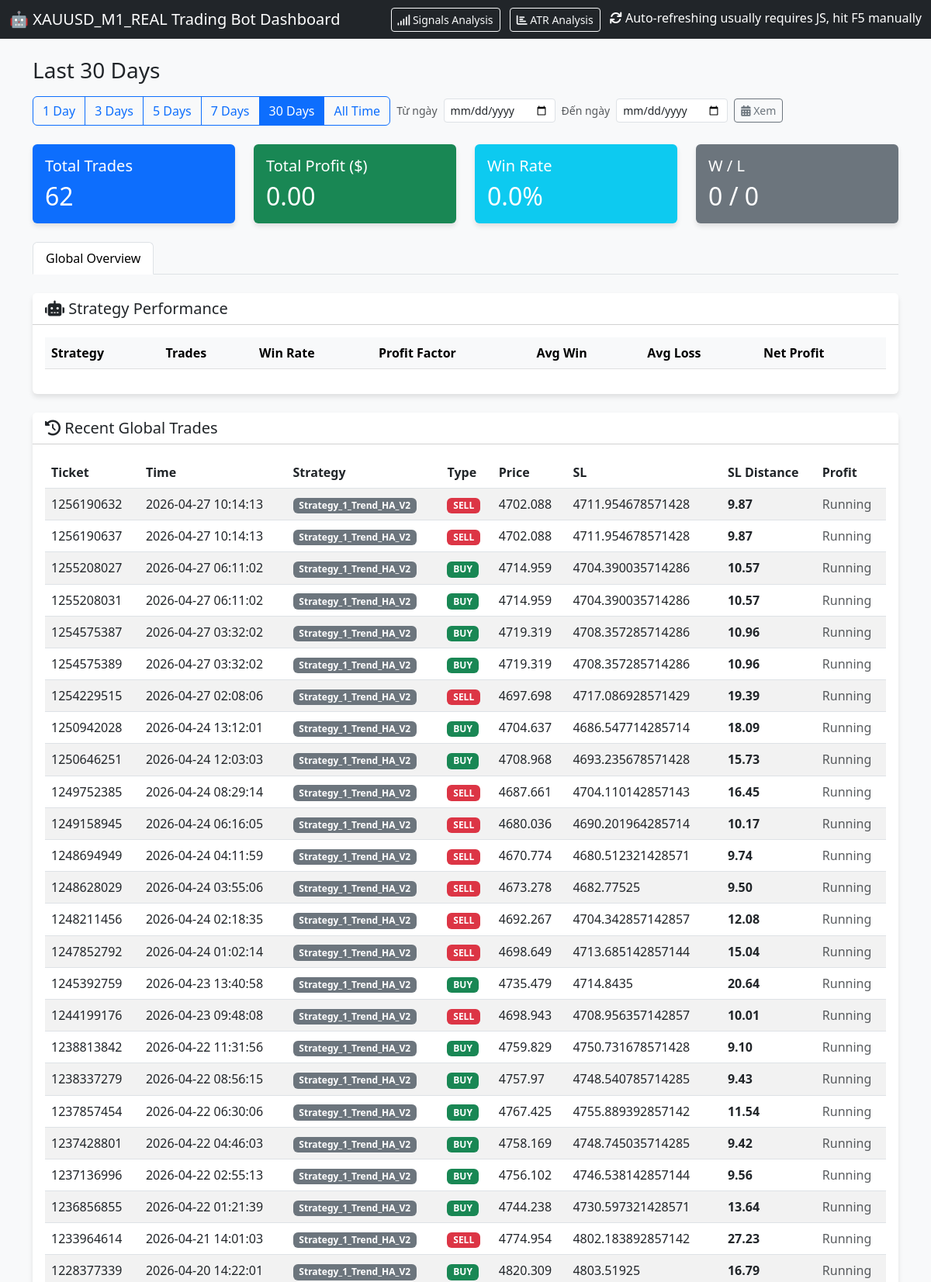
The page / (upper part) on the database its author committed.
### tables this page shows
CREATE TABLE orders (
                ticket INTEGER PRIMARY KEY,
                strategy_name TEXT,
                symbol TEXT,
                order_type TEXT,
                volume REAL,
                open_price REAL,
                sl REAL,
                tp REAL,
                open_time DATETIME,
                close_price REAL,
                profit REAL,
                comment TEXT
            , account_id INTEGER DEFAULT 0);

### dashboard.py (the view, shortened to what this page needs)
@app.route('/')
def index():
    cur = get_db().cursor()
    from_date_param = request.args.get('from_date', '').strip()
    to_date_param = request.args.get('to_date', '').strip()
    days_param = request.args.get('days', '30')
    if from_date_param and to_date_param:
        parsed = _parse_date_range(from_date_param, to_date_param)
        if parsed:
            cutoff_date, end_str, filter_label = parsed
            cutoff_str = cutoff_date.strftime("%Y-%m-%d %H:%M:%S")
            current_filter = 'range'
            cur.execute(
                "SELECT * FROM orders WHERE open_time >= ? AND open_time <= ? ORDER BY open_time DESC",
                (cutoff_str, end_str)
            )
            orders = cur.fetchall()
            cur.execute(
                "SELECT * FROM signals WHERE timestamp >= ? AND timestamp <= ? ORDER BY timestamp DESC LIMIT 50",
                (cutoff_str, end_str)
            )
            signals = cur.fetchall()
        else:
            from_date_param = ''
            to_date_param = ''
            parsed = None
    else:
        parsed = None
    if parsed is None:
        if days_param == "all":
            days = 36500
            filter_label = "All Time"
            current_filter = "all"
        else:
            try:
                days = int(days_param)
                filter_label = f"Last {days} Days"
            except Exception:
                days = 30
                filter_label = "Last 30 Days"
            current_filter = days_param
        cutoff_date = datetime.now() - timedelta(days=days)
        cutoff_str = cutoff_date.strftime("%Y-%m-%d %H:%M:%S")
        cur.execute("SELECT * FROM orders WHERE open_time >= ? ORDER BY open_time DESC", (cutoff_str,))
        orders = cur.fetchall()
        cur.execute("SELECT * FROM signals ORDER BY timestamp DESC LIMIT 50")
        signals = cur.fetchall()
    total_trades = len(orders)
    total_profit = sum([o['profit'] for o in orders if o['profit'] is not None])
    wins = len([o for o in orders if o['profit'] is not None and o['profit'] > 0])
    losses = len([o for o in orders if o['profit'] is not None and o['profit'] < 0])
    win_rate = (wins / total_trades * 100) if total_trades > 0 else 0
    cur.execute("SELECT DISTINCT strategy_name FROM orders")
    strategies = [row['strategy_name'] for row in cur.fetchall()]
    bot_stats = []
    for strat in strategies:
        s_orders = [o for o in orders if o['strategy_name'] == strat and o['profit'] is not None]
        s_total = len(s_orders)
        if s_total == 0: continue
    desired_order = [
        "Strategy_1_Trend_HA",
        "Strategy_1_Trend_HA_V1.1",
        "Strategy_1_Trend_HA_V2",
        "Strategy_1_Trend_HA_V3",
        "Strategy_4_UT_Bot",
        "Strategy_2_EMA_ATR",
        "Strategy_5_Filter_First"
    ]
    bot_stats = [b for b in bot_stats if b['raw_name'] in desired_order]
    bot_stats.sort(key=lambda x: desired_order.index(x['raw_name']))
    return render_template('index.html',
                           orders=orders,
                           signals=signals,
                           total_trades=total_trades,
                           total_profit=total_profit,
                           win_rate=win_rate,
                           wins=wins,
                           losses=losses,
                           bot_stats=bot_stats,
                           current_filter=current_filter,
                           filter_label=filter_label,
                           from_date=from_date_param if from_date_param else '',
                           to_date=to_date_param if to_date_param else '')

### dashboard.py (called while the page is built)
def get_db():
    db = getattr(g, '_database', None)
    if db is None:
        db = g._database = sqlite3.connect(DB_PATH)
        db.row_factory = sqlite3.Row
    return db

@app.teardown_appcontext
def close_connection(exception):
    db = getattr(g, '_database', None)
    if db is not None:
        db.close()

### templates/index.html (shortened to what this page needs)
<!DOCTYPE html>
<html lang="en">
<head>
    <link href="https://cdn.jsdelivr.net/npm/bootstrap@5.3.0/dist/css/bootstrap.min.css" rel="stylesheet">
    <link href="https://cdnjs.cloudflare.com/ajax/libs/font-awesome/6.0.0/css/all.min.css" rel="stylesheet">
</head>
<body>
    <nav class="navbar navbar-dark bg-dark mb-4">
        <div class="container-fluid">
            <span class="navbar-brand mb-0 h1">🤖 XAUUSD_M1_REAL Trading Bot Dashboard</span>
            <div>
                <a href="/signals" class="btn btn-outline-light btn-sm me-2">
                    <i class="fas fa-signal"></i> Signals Analysis
                </a>
                <a href="/atr_analysis" class="btn btn-outline-light btn-sm me-2">
                    <i class="fas fa-chart-bar"></i> ATR Analysis
                </a>
                <span class="text-white"><i class="fas fa-sync"></i> Auto-refreshing usually requires JS, hit F5
                    manually</span>
            </div>
        </div>
    </nav>
    <div class="container mb-4">
        <div class="d-flex flex-wrap justify-content-between align-items-center gap-3">
            <h3 class="mb-0">{{ filter_label }}</h3>
            <div class="d-flex flex-wrap align-items-center gap-2">
                <div class="btn-group" role="group">
                    <a href="/?days=1" class="btn btn-outline-primary {% if current_filter == '1' %}active{% endif %}">1 Day</a>
                    <a href="/?days=3" class="btn btn-outline-primary {% if current_filter == '3' %}active{% endif %}">3 Days</a>
                    <a href="/?days=5" class="btn btn-outline-primary {% if current_filter == '5' %}active{% endif %}">5 Days</a>
                    <a href="/?days=7" class="btn btn-outline-primary {% if current_filter == '7' %}active{% endif %}">7 Days</a>
                    <a href="/?days=30" class="btn btn-outline-primary {% if current_filter == '30' %}active{% endif %}">30 Days</a>
                    <a href="/?days=all" class="btn btn-outline-primary {% if current_filter == 'all' %}active{% endif %}">All Time</a>
                </div>
                <form class="d-flex align-items-center gap-2 flex-wrap" method="get" action="/" style="max-width: 100%;">
                    <label class="form-label mb-0 small text-muted">Từ ngày</label>
                    <input type="date" name="from_date" class="form-control form-control-sm" style="width: auto;" value="{{ from_date }}">
                    <label class="form-label mb-0 small text-muted">Đến ngày</label>
                    <input type="date" name="to_date" class="form-control form-control-sm" style="width: auto;" value="{{ to_date }}">
                    <button type="submit" class="btn btn-sm {% if current_filter == 'range' %}btn-primary{% else %}btn-outline-secondary{% endif %}">
                        <i class="fas fa-calendar-alt"></i> Xem
                    </button>
                </form>
            </div>
        </div>
    </div>
    <div class="container">
        <div class="row mb-4">
            <div class="col-md-3">
                <div class="card bg-primary text-white">
                    <div class="card-body">
                        <h5 class="card-title">Total Trades</h5>
                        <h2 class="card-text">{{ total_trades }}</h2>
                    </div>
                </div>
            </div>
            <div class="col-md-3">
                <div class="card {% if total_profit >= 0 %}bg-success{% else %}bg-danger{% endif %} text-white">
                    <div class="card-body">
                        <h5 class="card-title">Total Profit ($)</h5>
                        <h2 class="card-text">{{ "%.2f"|format(total_profit) }}</h2>
                    </div>
                </div>
            </div>
            <div class="col-md-3">
                <div class="card bg-info text-white">
                    <div class="card-body">
                        <h5 class="card-title">Win Rate</h5>
                        <h2 class="card-text">{{ "%.1f"|format(win_rate) }}%</h2>
                    </div>
                </div>
            </div>
            <div class="col-md-3">
                <div class="card bg-secondary text-white">
                    <div class="card-body">
                        <h5 class="card-title">W / L</h5>
                        <h2 class="card-text">{{ wins }} / {{ losses }}</h2>
                    </div>
                </div>
            </div>
        </div>
        <ul class="nav nav-tabs mb-4" id="myTab" role="tablist">
            <li class="nav-item" role="presentation">
                <button class="nav-link active" id="overview-tab" data-bs-toggle="tab" data-bs-target="#overview"
                    type="button" role="tab" aria-controls="overview" aria-selected="true">Global Overview</button>
            </li>
        </ul>
        <div class="tab-content" id="myTabContent">
            <div class="tab-pane fade show active" id="overview" role="tabpanel" aria-labelledby="overview-tab">
                <div class="card mb-4">
                    <div class="card-header bg-white">
                        <h5 class="mb-0"><i class="fas fa-robot"></i> Strategy Performance</h5>
                    </div>
                    <div class="card-body">
                        <div class="table-responsive">
                            <table class="table table-hover align-middle">
                                <thead class="table-light">
                                    <tr>
                                        <th>Strategy</th>
                                        <th>Trades</th>
                                        <th>Win Rate</th>
                                        <th>Profit Factor</th>
                                        <th>Avg Win</th>
                                        <th>Avg Loss</th>
                                        <th>Net Profit</th>
                                    </tr>
                                </thead>
                            </table>
                        </div>
                    </div>
                </div>
                <div class="card mb-4">
                    <div class="card-header bg-white">
                        <h5 class="mb-0"><i class="fas fa-history"></i> Recent Global Trades</h5>
                    </div>
                    <div class="card-body">
                        <div class="table-responsive">
                            <table class="table table-hover table-striped">
                                <thead>
                                    <tr>
                                        <th>Ticket</th>
                                        <th>Time</th>
                                        <th>Strategy</th>
                                        <th>Type</th>
                                        <th>Price</th>
                                        <th>SL</th>
                                        <th>SL Distance</th>
                                        <th>Profit</th>
                                    </tr>
                                </thead>
                                <tbody>
                                    {% for order in orders[:50] %}
                                    {% set sl_distance = (order.open_price - order.sl) if order.order_type == 'BUY' else (order.sl - order.open_price) if order.sl and order.open_price else None %}
                                    <tr>
                                        <td>{{ order.ticket }}</td>
                                        <td>{{ order.open_time }}</td>
                                        <td><span class="badge bg-secondary">{{ order.strategy_name }}</span></td>
                                        <td>
                                            {% if order.order_type == 'BUY' %}
                                            <span class="badge badge-buy">BUY</span>
                                            {% else %}
                                            <span class="badge badge-sell">SELL</span>
                                            {% endif %}
                                        </td>
                                        <td>{{ order.open_price }}</td>
                                        <td>{{ order.sl if order.sl else '-' }}</td>
                                        <td>
                                            {% if sl_distance is not none %}
                                            <strong>{{ "%.2f"|format(sl_distance) }}</strong>
                                            {% else %}
                                            <span class="text-muted">-</span>
                                            {% endif %}
                                        </td>
                                        <td
                                            class=" ">
                                            {% if order.profit is not none %}
                                            {{ "%.2f"|format(order.profit) }}
                                            {% else %}
                                            <span class="text-muted">Running</span>
                                            {% endif %}
                                        </td>
                                    </tr>
                                    {% endfor %}
                                </tbody>
                            </table>
                        </div>
                    </div>
                </div>
            </div>
        </div>
    </div>
</body>
</html>

### templates/index.html (style rules this page uses)
body { background-color: #f8f9fa; }
.card { box-shadow: 0 4px 6px rgba(0, 0, 0, 0.1); border: none; }
.badge-buy { background-color: #198754; }
.badge-sell { background-color: #dc3545; }

### rows shown on the page
orders: ticket "1256190632", open_time "2026-04-27 10:14:13", strategy_name "Strategy_1_Trend_HA_V2", order_type "SELL", open_price "4702.088", sl "4711.954678571428", sl_distance "9.87"
orders: ticket "1256190637", open_time "2026-04-27 10:14:13", strategy_name "Strategy_1_Trend_HA_V2", order_type "SELL", open_price "4702.088", sl "4711.954678571428", sl_distance "9.87"
orders: ticket "1255208027", open_time "2026-04-27 06:11:02", strategy_name "Strategy_1_Trend_HA_V2", order_type "BUY", open_price "4714.959", sl "4704.390035714286", sl_distance "10.57"
orders: ticket "1255208031", open_time "2026-04-27 06:11:02", strategy_name "Strategy_1_Trend_HA_V2", order_type "BUY", open_price "4714.959", sl "4704.390035714286", sl_distance "10.57"
orders: ticket "1254575387", open_time "2026-04-27 03:32:02", strategy_name "Strategy_1_Trend_HA_V2", order_type "BUY", open_price "4719.319", sl "4708.357285714286", sl_distance "10.96"
orders: ticket "1254575389", open_time "2026-04-27 03:32:02", strategy_name "Strategy_1_Trend_HA_V2", order_type "BUY", open_price "4719.319", sl "4708.357285714286", sl_distance "10.96"
orders: ticket "1254229515", open_time "2026-04-27 02:08:06", strategy_name "Strategy_1_Trend_HA_V2", order_type "SELL", open_price "4697.698", sl "4717.086928571429", sl_distance "19.39"
orders: ticket "1250942028", open_time "2026-04-24 13:12:01", strategy_name "Strategy_1_Trend_HA_V2", order_type "BUY", open_price "4704.637", sl "4686.547714285714", sl_distance "18.09"
orders: ticket "1250646251", open_time "2026-04-24 12:03:03", strategy_name "Strategy_1_Trend_HA_V2", order_type "BUY", open_price "4708.968", sl "4693.235678571428", sl_distance "15.73"
orders: ticket "1249752385", open_time "2026-04-24 08:29:14", strategy_name "Strategy_1_Trend_HA_V2", order_type "SELL", open_price "4687.661", sl "4704.110142857143", sl_distance "16.45"
orders: ticket "1249158945", open_time "2026-04-24 06:16:05", strategy_name "Strategy_1_Trend_HA_V2", order_type "SELL", open_price "4680.036", sl "4690.201964285714", sl_distance "10.17"
orders: ticket "1248694949", open_time "2026-04-24 04:11:59", strategy_name "Strategy_1_Trend_HA_V2", order_type "SELL", open_price "4670.774", sl "4680.512321428571", sl_distance "9.74"
orders: ticket "1248628029", open_time "2026-04-24 03:55:06", strategy_name "Strategy_1_Trend_HA_V2", order_type "SELL", open_price "4673.278", sl "4682.77525", sl_distance "9.50"
orders: ticket "1248211456", open_time "2026-04-24 02:18:35", strategy_name "Strategy_1_Trend_HA_V2", order_type "SELL", open_price "4692.267", sl "4704.342857142857", sl_distance "12.08"
orders: ticket "1247852792", open_time "2026-04-24 01:02:14", strategy_name "Strategy_1_Trend_HA_V2", order_type "SELL", open_price "4698.649", sl "4713.685142857144", sl_distance "15.04"
orders: ticket "1245392759", open_time "2026-04-23 13:40:58", strategy_name "Strategy_1_Trend_HA_V2", order_type "BUY", open_price "4735.479", sl "4714.8435", sl_distance "20.64"
orders: ticket "1244199176", open_time "2026-04-23 09:48:08", strategy_name "Strategy_1_Trend_HA_V2", order_type "SELL", open_price "4698.943", sl "4708.956357142857", sl_distance "10.01"
orders: ticket "1238813842", open_time "2026-04-22 11:31:56", strategy_name "Strategy_1_Trend_HA_V2", order_type "BUY", open_price "4759.829", sl "4750.731678571428", sl_distance "9.10"
orders: ticket "1238337279", open_time "2026-04-22 08:56:15", strategy_name "Strategy_1_Trend_HA_V2", order_type "BUY", open_price "4757.97", sl "4748.540785714285", sl_distance "9.43"
orders: ticket "1237857454", open_time "2026-04-22 06:30:06", strategy_name "Strategy_1_Trend_HA_V2", order_type "BUY", open_price "4767.425", sl "4755.889392857142", sl_distance "11.54"
orders: ticket "1237428801", open_time "2026-04-22 04:46:03", strategy_name "Strategy_1_Trend_HA_V2", order_type "BUY", open_price "4758.169", sl "4748.745035714285", sl_distance "9.42"
orders: ticket "1237136996", open_time "2026-04-22 02:55:13", strategy_name "Strategy_1_Trend_HA_V2", order_type "BUY", open_price "4756.102", sl "4746.538142857144", sl_distance "9.56"
orders: ticket "1236856855", open_time "2026-04-22 01:21:39", strategy_name "Strategy_1_Trend_HA_V2", order_type "BUY", open_price "4744.238", sl "4730.597321428571", sl_distance "13.64"
orders: ticket "1233964614", open_time "2026-04-21 14:01:03", strategy_name "Strategy_1_Trend_HA_V2", order_type "SELL", open_price "4774.954", sl "4802.183892857142", sl_distance "27.23"
orders: ticket "1228377339", open_time "2026-04-20 14:22:01", strategy_name "Strategy_1_Trend_HA_V2", order_type "BUY", open_price "4820.309", sl "4803.51925", sl_distance "16.79"

### other values the page prints
{{ filter_label }} "Last 30 Days"
{{ total_trades }} "62"
{{ "%.2f"|format(total_profit) }} "0.00"
{{ "%.1f"|format(win_rate) }} "0.0"
{{ wins }} "0"
{{ losses }} "0"
